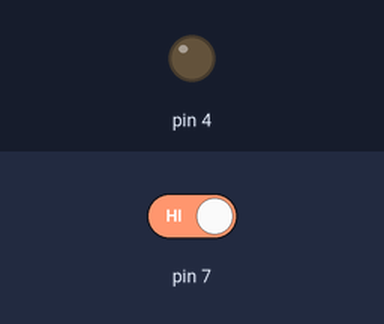
The sketch below on a simulated Arduino Uno, built with avr-gcc and run on an emulated ATmega328P. Shown: output pins drawn as LEDs (lit = HIGH). The inputs (shaded band) are chosen by the test bench; at power-on: pin 7 HIGH.

Above: at 1.2 s.
1.3 s: pin 7 driven LOW
At 2.7 s:
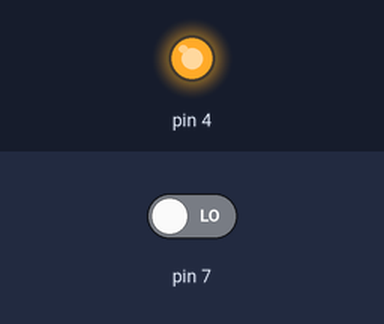
Timing chart, 0 to 4.3 s (numbered marks = the images above; inputs shaded):
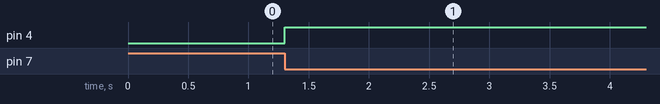

The sketch:

5.ino
```cpp
int lastButtonState;
int currentButtonState;
int ledState = LOW;

void setup()
    {
        pinMode(4, OUTPUT);
        pinMode(7, INPUT);
    }

void loop()
    {
        lastButtonState = currentButtonState;
        currentButtonState = digitalRead(7);
        if((lastButtonState==HIGH)&&(currentButtonState==LOW))
        {
            ledState = !ledState;
            digitalWrite(4, ledState);
        }
        delay(10);
    }
```

Measured:
- after the input at 1.3 s, pin 4: LOW → HIGH at once
